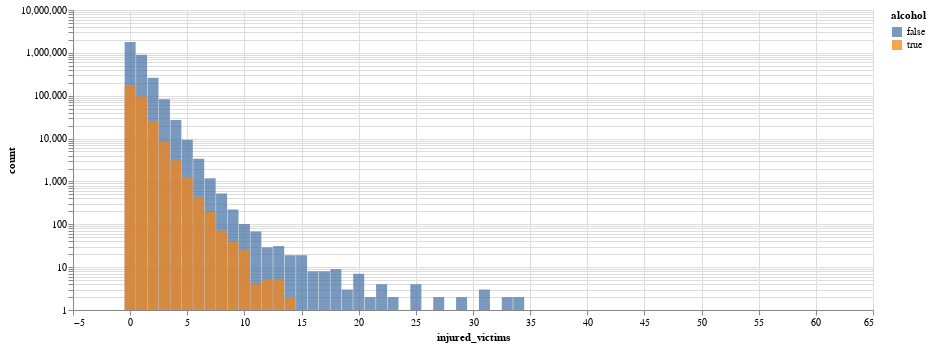
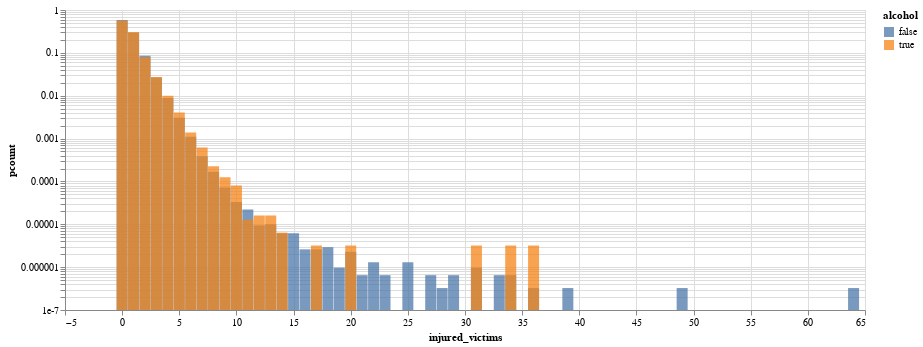

Write notebook code for charts like these, in order.
### Code cell
dfi_alc, dfi_nalc = pd.DataFrame(), pd.DataFrame()

dfi_alc["count"] = dfc.query("alcohol_involved == 1")["injured_victims"].value_counts()
dfi_alc["pcount"] = dfi_alc["count"] / len(dfc.query("alcohol_involved == 1")["case_id"])
dfi_alc["injured_victims"] = dfc.query("alcohol_involved == 1")["injured_victims"].value_counts().index
dfi_alc["alcohol"] = True

dfi_nalc["count"] = dfc.query("alcohol_involved != 1")["injured_victims"].value_counts()
dfi_nalc["pcount"] = dfi_nalc["count"] / len(dfc.query("alcohol_involved != 1")["case_id"])
dfi_nalc["injured_victims"] = dfc.query("alcohol_involved != 1")["injured_victims"].value_counts().index
dfi_nalc["alcohol"] = False

dfia = pd.concat([dfi_nalc, dfi_alc])

injuries_alc = alt.Chart(dfia).mark_bar(opacity = 0.75, width = 11).encode(
    x = alt.X("injured_victims:Q"),
    y = alt.Y("count:Q").stack(None).scale(type = "log"),
    color = "alcohol"
).properties(width = 800, height = 300)

(injuries_alc).display()

pinjuries_alc = alt.Chart(dfia).mark_bar(opacity = 0.75, width = 11).encode(
    x = alt.X("injured_victims:Q"),
    y = alt.Y("pcount:Q").stack(None).scale(type = "log"),
    color = "alcohol"
).properties(width = 800, height = 300)

(pinjuries_alc).display()

### Figure 1 — Vega-Lite specification as saved in the notebook (floating-point values rounded to 4 significant figures)
{"config": {"view": {"continuousWidth": 300, "continuousHeight": 300}}, "data": {"name": "data-e5082d4b560c150d6c99730246708ca6"}, "mark": {"type": "bar", "opacity": 0.75, "width": 11}, "encoding": {"color": {"field": "alcohol", "type": "nominal"}, "x": {"field": "injured_victims", "type": "quantitative"}, "y": {"field": "count", "scale": {"type": "log"}, "stack": null, "type": "quantitative"}}, "height": 300, "width": 800, "$schema": "https://vega.github.io/schema/vega-lite/v5.20.1.json", "datasets": {"data-e5082d4b560c150d6c99730246708ca6": [{"count": 1785849, "pcount": 0.5809, "injured_victims": 0.0, "alcohol": false}, {"count": 900209, "pcount": 0.2928, "injured_victims": 1.0, "alcohol": false}, {"count": 263865, "pcount": 0.08583, "injured_victims": 2.0, "alcohol": false}, {"count": 82167, "pcount": 0.02673, "injured_victims": 3.0, "alcohol": false}, {"count": 27291, "pcount": 0.008877, "injured_victims": 4.0, "alcohol": false}, {"count": 9385, "pcount": 0.003053, "injured_victims": 5.0, "alcohol": false}, {"count": 3368, "pcount": 0.001096, "injured_victims": 6.0, "alcohol": false}, {"count": 1185, "pcount": 0.0003854, "injured_victims": 7.0, "alcohol": false}, {"count": 520, "pcount": 0.0001691, "injured_victims": 8.0, "alcohol": false}, {"count": 222, "pcount": 7.221e-05, "injured_victims": 9.0, "alcohol": false}, {"count": 102, "pcount": 3.318e-05, "injured_victims": 10.0, "alcohol": false}, {"count": 68, "pcount": 2.212e-05, "injured_victims": 11.0, "alcohol": false}, {"count": 31, "pcount": 1.008e-05, "injured_victims": 13.0, "alcohol": false}, {"count": 29, "pcount": 9.433e-06, "injured_victims": 12.0, "alcohol": false}, {"count": 19, "pcount": 6.18e-06, "injured_victims": 15.0, "alcohol": false}, {"count": 19, "pcount": 6.18e-06, "injured_victims": 14.0, "alcohol": false}, {"count": 9, "pcount": 2.927e-06, "injured_victims": 18.0, "alcohol": false}, {"count": 8, "pcount": 2.602e-06, "injured_victims": 17.0, "alcohol": false}, {"count": 8, "pcount": 2.602e-06, "injured_victims": 16.0, "alcohol": false}, {"count": 7, "pcount": 2.277e-06, "injured_victims": 20.0, "alcohol": false}, {"count": 4, "pcount": 1.301e-06, "injured_victims": 25.0, "alcohol": false}, {"count": 4, "pcount": 1.301e-06, "injured_victims": 22.0, "alcohol": false}, {"count": 3, "pcount": 9.758e-07, "injured_victims": 31.0, "alcohol": false}, {"count": 3, "pcount": 9.758e-07, "injured_victims": 19.0, "alcohol": false}, {"count": 2, "pcount": 6.505e-07, "injured_victims": 23.0, "alcohol": false}, {"count": 2, "pcount": 6.505e-07, "injured_victims": 29.0, "alcohol": false}, {"count": 2, "pcount": 6.505e-07, "injured_victims": 21.0, "alcohol": false}, {"count": 2, "pcount": 6.505e-07, "injured_victims": 33.0, "alcohol": false}, {"count": 2, "pcount": 6.505e-07, "injured_victims": 34.0, "alcohol": false}, {"count": 2, "pcount": 6.505e-07, "injured_victims": 27.0, "alcohol": false}, {"count": 1, "pcount": 3.253e-07, "injured_victims": 28.0, "alcohol": false}, {"count": 1, "pcount": 3.253e-07, "injured_victims": 39.0, "alcohol": false}, {"count": 1, "pcount": 3.253e-07, "injured_victims": 64.0, "alcohol": false}, {"count": 1, "pcount": 3.253e-07, "injured_victims": 36.0, "alcohol": false}, {"count": 1, "pcount": 3.253e-07, "injured_victims": 49.0, "alcohol": false}, {"count": 178419, "pcount": 0.5698, "injured_victims": 0.0, "alcohol": true}, {"count": 96175, "pcount": 0.3071, "injured_victims": 1.0, "alcohol": true}, {"count": 24795, "pcount": 0.07918, "injured_victims": 2.0, "alcohol": true}, {"count": 8551, "pcount": 0.02731, "injured_victims": 3.0, "alcohol": true}, {"count": 3134, "pcount": 0.01001, "injured_victims": 4.0, "alcohol": true}, {"count": 1271, "pcount": 0.004059, "injured_victims": 5.0, "alcohol": true}, {"count": 434, "pcount": 0.001386, "injured_victims": 6.0, "alcohol": true}, {"count": 194, "pcount": 0.0006196, "injured_victims": 7.0, "alcohol": true}, {"count": 71, "pcount": 0.0002267, "injured_victims": 8.0, "alcohol": true}, {"count": 39, "pcount": 0.0001245, "injured_victims": 9.0, "alcohol": true}, {"count": 25, "pcount": 7.984e-05, "injured_victims": 10.0, "alcohol": true}, {"count": 5, "pcount": 1.597e-05, "injured_victims": 13.0, "alcohol": true}, {"count": 5, "pcount": 1.597e-05, "injured_victims": 12.0, "alcohol": true}, {"count": 4, "pcount": 1.277e-05, "injured_victims": 11.0, "alcohol": true}, {"count": 2, "pcount": 6.387e-06, "injured_victims": 14.0, "alcohol": true}, {"count": 1, "pcount": 3.194e-06, "injured_victims": 31.0, "alcohol": true}, {"count": 1, "pcount": 3.194e-06, "injured_victims": 17.0, "alcohol": true}, {"count": 1, "pcount": 3.194e-06, "injured_victims": 20.0, "alcohol": true}, {"count": 1, "pcount": 3.194e-06, "injured_victims": 34.0, "alcohol": true}, {"count": 1, "pcount": 3.194e-06, "injured_victims": 36.0, "alcohol": true}]}}

### Figure 2 — Vega-Lite specification as saved in the notebook (floating-point values rounded to 4 significant figures)
{"config": {"view": {"continuousWidth": 300, "continuousHeight": 300}}, "data": {"name": "data-e5082d4b560c150d6c99730246708ca6"}, "mark": {"type": "bar", "opacity": 0.75, "width": 11}, "encoding": {"color": {"field": "alcohol", "type": "nominal"}, "x": {"field": "injured_victims", "type": "quantitative"}, "y": {"field": "pcount", "scale": {"type": "log"}, "stack": null, "type": "quantitative"}}, "height": 300, "width": 800, "$schema": "https://vega.github.io/schema/vega-lite/v5.20.1.json", "datasets": {"data-e5082d4b560c150d6c99730246708ca6": [{"count": 1785849, "pcount": 0.5809, "injured_victims": 0.0, "alcohol": false}, {"count": 900209, "pcount": 0.2928, "injured_victims": 1.0, "alcohol": false}, {"count": 263865, "pcount": 0.08583, "injured_victims": 2.0, "alcohol": false}, {"count": 82167, "pcount": 0.02673, "injured_victims": 3.0, "alcohol": false}, {"count": 27291, "pcount": 0.008877, "injured_victims": 4.0, "alcohol": false}, {"count": 9385, "pcount": 0.003053, "injured_victims": 5.0, "alcohol": false}, {"count": 3368, "pcount": 0.001096, "injured_victims": 6.0, "alcohol": false}, {"count": 1185, "pcount": 0.0003854, "injured_victims": 7.0, "alcohol": false}, {"count": 520, "pcount": 0.0001691, "injured_victims": 8.0, "alcohol": false}, {"count": 222, "pcount": 7.221e-05, "injured_victims": 9.0, "alcohol": false}, {"count": 102, "pcount": 3.318e-05, "injured_victims": 10.0, "alcohol": false}, {"count": 68, "pcount": 2.212e-05, "injured_victims": 11.0, "alcohol": false}, {"count": 31, "pcount": 1.008e-05, "injured_victims": 13.0, "alcohol": false}, {"count": 29, "pcount": 9.433e-06, "injured_victims": 12.0, "alcohol": false}, {"count": 19, "pcount": 6.18e-06, "injured_victims": 15.0, "alcohol": false}, {"count": 19, "pcount": 6.18e-06, "injured_victims": 14.0, "alcohol": false}, {"count": 9, "pcount": 2.927e-06, "injured_victims": 18.0, "alcohol": false}, {"count": 8, "pcount": 2.602e-06, "injured_victims": 17.0, "alcohol": false}, {"count": 8, "pcount": 2.602e-06, "injured_victims": 16.0, "alcohol": false}, {"count": 7, "pcount": 2.277e-06, "injured_victims": 20.0, "alcohol": false}, {"count": 4, "pcount": 1.301e-06, "injured_victims": 25.0, "alcohol": false}, {"count": 4, "pcount": 1.301e-06, "injured_victims": 22.0, "alcohol": false}, {"count": 3, "pcount": 9.758e-07, "injured_victims": 31.0, "alcohol": false}, {"count": 3, "pcount": 9.758e-07, "injured_victims": 19.0, "alcohol": false}, {"count": 2, "pcount": 6.505e-07, "injured_victims": 23.0, "alcohol": false}, {"count": 2, "pcount": 6.505e-07, "injured_victims": 29.0, "alcohol": false}, {"count": 2, "pcount": 6.505e-07, "injured_victims": 21.0, "alcohol": false}, {"count": 2, "pcount": 6.505e-07, "injured_victims": 33.0, "alcohol": false}, {"count": 2, "pcount": 6.505e-07, "injured_victims": 34.0, "alcohol": false}, {"count": 2, "pcount": 6.505e-07, "injured_victims": 27.0, "alcohol": false}, {"count": 1, "pcount": 3.253e-07, "injured_victims": 28.0, "alcohol": false}, {"count": 1, "pcount": 3.253e-07, "injured_victims": 39.0, "alcohol": false}, {"count": 1, "pcount": 3.253e-07, "injured_victims": 64.0, "alcohol": false}, {"count": 1, "pcount": 3.253e-07, "injured_victims": 36.0, "alcohol": false}, {"count": 1, "pcount": 3.253e-07, "injured_victims": 49.0, "alcohol": false}, {"count": 178419, "pcount": 0.5698, "injured_victims": 0.0, "alcohol": true}, {"count": 96175, "pcount": 0.3071, "injured_victims": 1.0, "alcohol": true}, {"count": 24795, "pcount": 0.07918, "injured_victims": 2.0, "alcohol": true}, {"count": 8551, "pcount": 0.02731, "injured_victims": 3.0, "alcohol": true}, {"count": 3134, "pcount": 0.01001, "injured_victims": 4.0, "alcohol": true}, {"count": 1271, "pcount": 0.004059, "injured_victims": 5.0, "alcohol": true}, {"count": 434, "pcount": 0.001386, "injured_victims": 6.0, "alcohol": true}, {"count": 194, "pcount": 0.0006196, "injured_victims": 7.0, "alcohol": true}, {"count": 71, "pcount": 0.0002267, "injured_victims": 8.0, "alcohol": true}, {"count": 39, "pcount": 0.0001245, "injured_victims": 9.0, "alcohol": true}, {"count": 25, "pcount": 7.984e-05, "injured_victims": 10.0, "alcohol": true}, {"count": 5, "pcount": 1.597e-05, "injured_victims": 13.0, "alcohol": true}, {"count": 5, "pcount": 1.597e-05, "injured_victims": 12.0, "alcohol": true}, {"count": 4, "pcount": 1.277e-05, "injured_victims": 11.0, "alcohol": true}, {"count": 2, "pcount": 6.387e-06, "injured_victims": 14.0, "alcohol": true}, {"count": 1, "pcount": 3.194e-06, "injured_victims": 31.0, "alcohol": true}, {"count": 1, "pcount": 3.194e-06, "injured_victims": 17.0, "alcohol": true}, {"count": 1, "pcount": 3.194e-06, "injured_victims": 20.0, "alcohol": true}, {"count": 1, "pcount": 3.194e-06, "injured_victims": 34.0, "alcohol": true}, {"count": 1, "pcount": 3.194e-06, "injured_victims": 36.0, "alcohol": true}]}}
